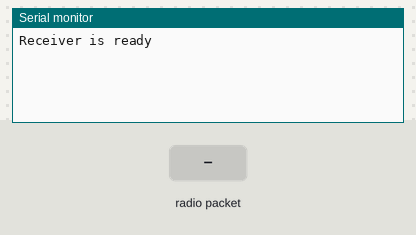
Recording of a sketch running on a simulated ESP8266 (NodeMCU). On the bench: the last lines printed to the serial monitor. The test bench sets the inputs (shaded band). The local clock reads 2024-03-15 10:24:30 at power-on unless the sketch sets it.

Above: at 1.2 s.
1.3 s: radio packet "1" arrives
At 2.5 s:
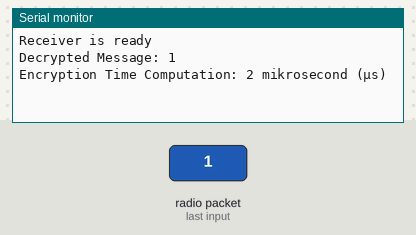
2.8 s: radio packet "0" arrives
At 3.6 s:
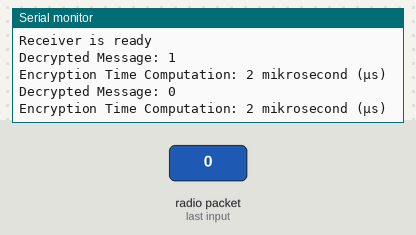
4.3 s: radio packet "2" arrives
At 4.8 s:
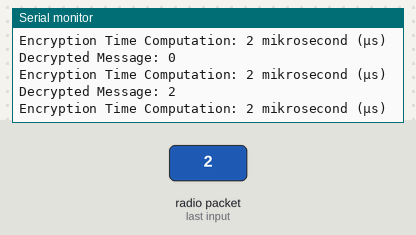

The sketch:

snow-v_esp8266_receiver.ino
```cpp
#include <ESP8266WiFi.h>
#include <espnow.h>
#include <cstring>
#include <stdint.h>
#include <chrono>
using namespace std::chrono;

// Kunci 256-bit (32 byte), harus sama dengan yang ada di pengirim
uint8_t key[32] = {
    0x00, 0x01, 0x02, 0x03, 0x04, 0x05, 0x06, 0x07,
    0x08, 0x09, 0x0A, 0x0B, 0x0C, 0x0D, 0x0E, 0x0F,
    0x10, 0x11, 0x12, 0x13, 0x14, 0x15, 0x16, 0x17,
    0x18, 0x19, 0x1A, 0x1B, 0x1C, 0x1D, 0x1E, 0x1F
};

// Nonce 128-bit (16 byte)
uint8_t nonce[16] = {
    0x00, 0x00, 0x00, 0x09,
    0x00, 0x00, 0x00, 0x4A,
    0x00, 0x00, 0x00, 0x00,
    0x00, 0x00, 0x00, 0x00
};

// Counter, disinkronkan dengan pengirim
uint32_t counter = 1;

void initializeSnowV(uint32_t *LFSR, uint32_t *FSM, const uint8_t *key, const uint8_t *nonce) {
    for (int i = 0; i < 8; i++) {
        LFSR[i] = ((uint32_t *)key)[i];
    }
    for (int i = 8; i < 12; i++) {
        LFSR[i] = ((uint32_t *)nonce)[i - 8];
    }
    FSM[0] = FSM[1] = FSM[2] = 0;
}

void generateSnowVKeystream(uint32_t *LFSR, uint32_t *FSM, uint8_t *keystream, size_t len) {
    for (size_t i = 0; i < len; i += 4) {
        uint32_t f = (FSM[0] + LFSR[0]) ^ FSM[2];

        FSM[2] = FSM[1];
        FSM[1] = FSM[0];
        FSM[0] = f;

        uint32_t s = LFSR[11];
        for (int j = 11; j > 0; j--) {
            LFSR[j] = LFSR[j-1];
        }
        LFSR[0] = s ^ f;

        ((uint32_t *)keystream)[i / 4] = f;
    }
}

void snowVEncryptDecrypt(const uint8_t *input, uint8_t *output, size_t len, const uint8_t key[32], const uint8_t nonce[16], uint32_t counter) {
    uint32_t LFSR[12], FSM[3];

    initializeSnowV(LFSR, FSM, key, nonce);

    uint8_t keystream[64];
    size_t i = 0;

    while (i < len) {
        generateSnowVKeystream(LFSR, FSM, keystream, 64);
        for (size_t j = 0; j < 64 && i < len; ++j, ++i) {
            output[i] = input[i] ^ keystream[j];
        }
    }
}

void onReceive(uint8_t *mac, uint8_t *incomingData, uint8_t len) {
    uint8_t decryptedData[len];


    auto start = high_resolution_clock::now();
    // Dekripsi data yang diterima
    snowVEncryptDecrypt(incomingData, decryptedData, len, key, nonce, counter);
    auto end = high_resolution_clock::now();

    // Hitung durasi enkripsi
    auto decryptDuration = duration_cast<microseconds>(end - start).count();

    // Tampilkan hasil dekripsi sebagai plaintext
    Serial.print("Decrypted Message: ");
    for (int i = 0; i < len; i++) {
        Serial.print((char)decryptedData[i]);
    }
    Serial.println();
    Serial.print("Encryption Time Computation: ");
    Serial.print(decryptDuration);
    Serial.println(" mikrosecond (μs)");
}

void setup() {
    Serial.begin(115200);

    WiFi.mode(WIFI_STA);

    if (esp_now_init() != 0) {
        Serial.println("ESP-NOW initialization failed");
        return;
    }

    esp_now_set_self_role(ESP_NOW_ROLE_SLAVE); // Set sebagai penerima
    esp_now_register_recv_cb(onReceive);

    Serial.println("Receiver is ready");
}

void loop() {
  delay(100);
    // Tidak perlu melakukan apa-apa di loop, semua ditangani oleh callback
}
```

Measured:
- after the input at 1.3 s, the serial monitor: prints a new line at once (image 1)
- after the input at 2.8 s, the serial monitor: prints a new line at once (image 2)
- after the input at 4.3 s, the serial monitor: prints a new line at once (image 3)
